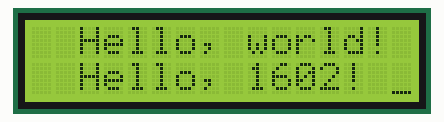
Simulated run of this sketch. Board: Arduino Uno, built with avr-gcc and run on an emulated ATmega328P. Shown: 16×2 character LCD. Wiring (inferred from the names in the program): character LCD (HD44780): RS pin 12; R/W pin 11; E pin 2; data pin 3, pin 4, pin 5, pin 6, pin 7, pin 8, pin 9, pin 10.

Above: at 0.5 s.

The sketch:

LCD1602_8.ino
```cpp
// Eight-digit connection code:
int DI = 12;
int RW = 11;
int DB[] = {3, 4,5, 6,7 ,8, 9, 10};//Use arrays to define pins required by the bus
int Enable = 2;

void LcdCommandWrite(int value) {
  // Define all pins
  int i = 0;
  for (i=DB[0]; i <= DI; i++) //Bus assignment
  {
    digitalWrite(i,value & 01);//Because the 1602 LCD signal recognition is D7-D0 (not D0-D7), here is used to invert the signal.
    value >>= 1;
  }
  digitalWrite(Enable,LOW);
  delayMicroseconds(1);
  digitalWrite(Enable,HIGH);
  delayMicroseconds(1);  // Delay 1ms
  digitalWrite(Enable,LOW);
  delayMicroseconds(1);  // Delay 1ms
}

void LcdDataWrite(int value) {
  // Define all pins
  int i = 0;
  digitalWrite(DI, HIGH);
  digitalWrite(RW, LOW);
  for (i=DB[0]; i <= DB[7]; i++) {
     digitalWrite(i,value & 01);
     value >>= 1;
  }
  digitalWrite(Enable,LOW);
  delayMicroseconds(1);
  digitalWrite(Enable,HIGH);
  delayMicroseconds(1);
  digitalWrite(Enable,LOW);
  delayMicroseconds(1);  // Delay 1ms
}

void setup (void) {
  int i = 0;
  for (i=Enable; i <= DI; i++) {
     pinMode(i,OUTPUT);
  }
  delay(100);
  // Initialize LCD after a short pause
  // For LCD control needs
  LcdCommandWrite(0x38);  // Set to 8-bit interface, 2 lines display, 5x7 text size
  delay(64);
  LcdCommandWrite(0x38);  // Set to 8-bit interface, 2 lines display, 5x7 text size
  delay(50);
  LcdCommandWrite(0x38);  // Set to 8-bit interface, 2 lines display, 5x7 text size
  delay(20);
  LcdCommandWrite(0x06);  //Input method setting
                          // Auto increment, no shift shown
  delay(20);
  LcdCommandWrite(0x0E);  // display setting
                          // Turn on the display screen, the cursor shows, no flashing
  delay(20);
  LcdCommandWrite(0x01);  // Clear the screen and the cursor position returns to zero
  delay(100);
  LcdCommandWrite(0x80);  // display setting
                          // Turn on the display screen, the cursor shows, no flashing
  delay(20);
}

void loop (void) {
  LcdCommandWrite(0x01);  // Clear the screen and the cursor position returns to zero
  delay(10);
  LcdCommandWrite(0x80+2);
  delay(10);
  // Write welcome message
  LcdDataWrite('H');
  LcdDataWrite('e');
  LcdDataWrite('l');
  LcdDataWrite('l');
  LcdDataWrite('o');
  LcdDataWrite(',');
  LcdDataWrite(' ');
  LcdDataWrite('w');
  LcdDataWrite('o');
  LcdDataWrite('r');
  LcdDataWrite('l');
  LcdDataWrite('d');
  LcdDataWrite('!');
  delay(10);
  LcdCommandWrite(0xc0+2);  // Define the cursor position as the second position on the second line
  delay(10);
  LcdDataWrite('H');
  LcdDataWrite('e');
  LcdDataWrite('l');
  LcdDataWrite('l');
  LcdDataWrite('o');
  LcdDataWrite(',');
  LcdDataWrite(' ');
  LcdDataWrite('1');
  LcdDataWrite('6');
  LcdDataWrite('0');
  LcdDataWrite('2');
  LcdDataWrite('!');
  LcdDataWrite(' ');
  delay(5000);
}
```

Measured:
- what the display in image 0 shows lasts 5.0 s, from 0.4 s to 5.4 s
